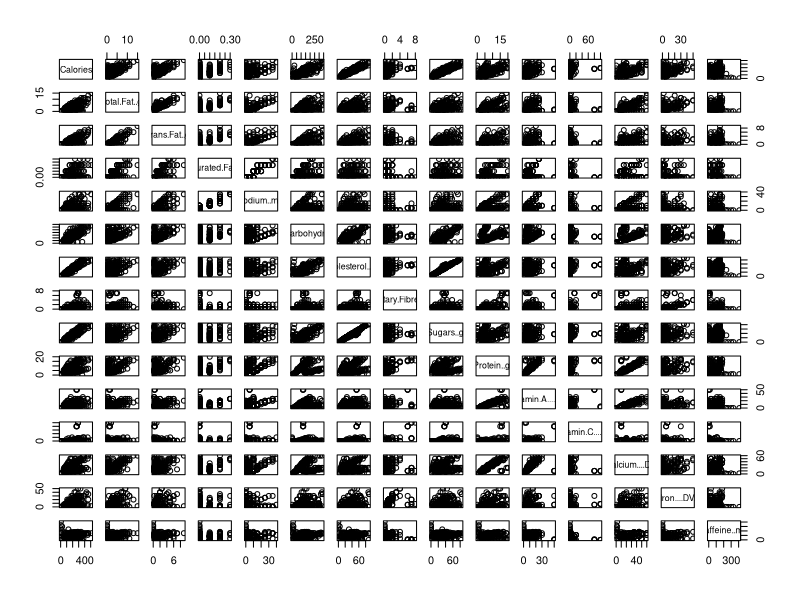

Source code (R): (Note: this script raises an error after producing the figure.)
## ---- chunk 1
star = read.csv('..//data//starbucks_drinkMenu_expanded.csv')
head(star)
## ---- chunk 2
str(star)
## ---- chunk 3
# Replace all NA values with 0 in the entire dataframe
star[is.na(star)] <- 0
star$Total.Fat..g.[238] = 3.2
star$Total.Fat..g. = as.numeric(star$Total.Fat..g.)
star$Vitamin.A....DV. = as.numeric(sub("%", "", star$Vitamin.A....DV.))
star$Vitamin.C....DV. = as.numeric(sub("%", "", star$Vitamin.C....DV.))
star$Calcium....DV. = as.numeric(sub("%", "", star$Calcium....DV.))
star$Iron....DV. = as.numeric(sub("%", "", star$Iron....DV.))
star$Caffeine..mg. = as.numeric(sub("%", "", star$Caffeine..mg.))
star[is.na(star)] <- 0
## ---- chunk 4
numeric_vars <- sapply(star, is.numeric)
pairs(star[, numeric_vars])

## ---- chunk 5
Frappuccino = c('Frappuccino® Blended Coffee','Frappuccino® Blended Crème','Frappuccino® Light Blended Coffee')
Espresso = c('Classic Espresso Drinks','Coffee','Signature Espresso Drinks')
# others: Shaken Iced Beverages, Tazo® Tea Drinks, Smoothies 
star$Drink.Type = ifelse(star$Beverage_category %in% Frappuccino,'Frappuccino',ifelse(star$Beverage_category %in% Espresso,'Espresso','non-coffee'))
## ---- chunk 6
library(MASS)
MASS::stepAIC(lm(Calories~Total.Fat..g. + 
     Sodium..mg. + Total.Carbohydrates..g. + 
    Cholesterol..mg.  + Protein..g. + 
    Vitamin.A....DV. + Vitamin.C....DV. + Calcium....DV. + Iron....DV. + 
    Caffeine..mg. + Drink.Type,data=star),direction="both")
## ---- chunk 7
fit1 = lm(formula = Calories ~ Total.Fat..g. + Sodium..mg. + Total.Carbohydrates..g. + 
    Cholesterol..mg. + Protein..g. + Vitamin.C....DV. + Calcium....DV. + 
    Iron....DV. + Drink.Type, data = star)

summary(fit1)

library(car)
car::vif(fit1)
## ---- chunk 8
fit2 = lm(formula = Calories ~ Total.Fat..g. + Sodium..mg. + Total.Carbohydrates..g. + 
    Cholesterol..mg. + Vitamin.C....DV.  + 
    Iron....DV. + Drink.Type, data = star)

summary(fit2)

library(car)
car::vif(fit2)
## ---- chunk 9
library(lmtest)
lmtest::lrtest(fit2,fit1)
## ---- chunk 10
Anova(fit2)
## ---- chunk 11
fit3 = lm(formula = Calories ~ Total.Fat..g.  + Total.Carbohydrates..g. + 
    Cholesterol..mg. + Vitamin.C....DV.  + 
    Iron....DV. + Drink.Type, data = star)

summary(fit3)
## ---- chunk 12
Anova(fit3)
## ---- chunk 13
var_names = c('Protein..g.', 'Total.Fat..g.'  , 'Total.Carbohydrates..g.' , 'Cholesterol..mg.', 'Vitamin.C....DV.'  , 'Iron....DV.')
for (variable_name in var_names) {
  p = ggplot(star, aes(x = star[[variable_name]], y = Calories, color = Drink.Type)) +
    geom_point(aes(color = Drink.Type)) +  # Color points by Drink.Type
    # geom_smooth(method = "lm", se = FALSE) + 
    labs(x = variable_name, y = "Calories", color = "Drink Type")
  print(p)

}

## ---- chunk 14
fit4 = lm(formula = Calories ~ Total.Fat..g.  + Total.Carbohydrates..g. + 
    Cholesterol..mg. + Vitamin.C....DV.  + 
    Iron....DV. + Drink.Type +Drink.Type:Total.Carbohydrates..g., data = star)

summary(fit4)

Anova(fit4)
## ---- chunk 15
lrtest(fit3,fit4)
## ---- chunk 16
s = summary(fit3)$sigma
plot(fit3$fitted.values, fit3$residuals)
abline(h = 0, col = "red")
abline(h = c(-2, 2)*s, col = "red")
## ---- chunk 17
hist(fit3$residuals)
## ---- chunk 18
qqnorm(fit3$residuals)
qqline(fit3$residuals,col='red')
